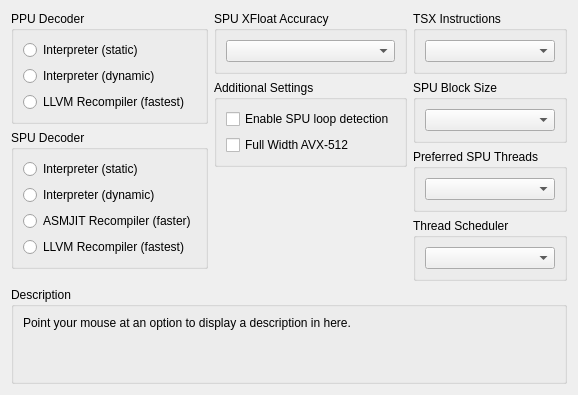
      <widget class="QWidget" name="coreTab">
       <attribute name="title">
        <string>CPU</string>
       </attribute>
       <layout class="QVBoxLayout" name="coreTabLayout" stretch="0,1,0">
        <item>
         <layout class="QHBoxLayout" name="coreTabItemLayout">
          <item>
           <layout class="QVBoxLayout" name="coreTabLeftLayout">
            <item>
             <widget class="QGroupBox" name="gb_ppu">
              <property name="title">
               <string>PPU Decoder</string>
              </property>
              <layout class="QVBoxLayout" name="ppu_layout">
               <item>
                <widget class="QRadioButton" name="ppu__static">
                 <property name="text">
                  <string notr="true">Interpreter (static)</string>
                 </property>
                </widget>
               </item>
               <item>
                <widget class="QRadioButton" name="ppu_dynamic">
                 <property name="text">
                  <string notr="true">Interpreter (dynamic)</string>
                 </property>
                </widget>
               </item>
               <item>
                <widget class="QRadioButton" name="ppu_llvm">
                 <property name="text">
                  <string notr="true">LLVM Recompiler (fastest)</string>
                 </property>
                </widget>
               </item>
              </layout>
             </widget>
            </item>
            <item>
             <widget class="QGroupBox" name="gb_spu">
              <property name="title">
               <string>SPU Decoder</string>
              </property>
              <layout class="QVBoxLayout" name="spu_layout">
               <item>
                <widget class="QRadioButton" name="spu__static">
                 <property name="text">
                  <string notr="true">Interpreter (static)</string>
                 </property>
                </widget>
               </item>
               <item>
                <widget class="QRadioButton" name="spu_dynamic">
                 <property name="text">
                  <string notr="true">Interpreter (dynamic)</string>
                 </property>
                </widget>
               </item>
               <item>
                <widget class="QRadioButton" name="spu_asmjit">
                 <property name="text">
                  <string notr="true">ASMJIT Recompiler (faster)</string>
                 </property>
                </widget>
               </item>
               <item>
                <widget class="QRadioButton" name="spu_llvm">
                 <property name="text">
                  <string notr="true">LLVM Recompiler (fastest)</string>
                 </property>
                </widget>
               </item>
              </layout>
             </widget>
            </item>
            <item>
             <spacer name="coreTabLeftLayoutSpacer">
              <property name="orientation">
               <enum>Qt::Vertical</enum>
              </property>
              <property name="sizeType">
               <enum>QSizePolicy::MinimumExpanding</enum>
              </property>
              <property name="sizeHint" stdset="0">
               <size>
                <width>0</width>
                <height>0</height>
               </size>
              </property>
             </spacer>
            </item>
           </layout>
          </item>
          <item>
           <layout class="QVBoxLayout" name="coreTabMiddleLayout">
            <item>
             <widget class="QGroupBox" name="gb_xfloat_accuracy">
              <property name="sizePolicy">
               <sizepolicy hsizetype="Preferred" vsizetype="Minimum">
                <horstretch>0</horstretch>
                <verstretch>0</verstretch>
               </sizepolicy>
              </property>
              <property name="title">
               <string>SPU XFloat Accuracy</string>
              </property>
              <layout class="QVBoxLayout" name="gb_xfloat_accuracy_layout">
               <item>
                <widget class="QComboBox" name="xfloatAccuracy"/>
               </item>
              </layout>
             </widget>
            </item>
            <item>
             <widget class="QGroupBox" name="checkboxes">
              <property name="title">
               <string>Additional Settings</string>
              </property>
              <layout class="QVBoxLayout" name="checkboxes_layout">
               <item>
                <widget class="QCheckBox" name="spuLoopDetection">
                 <property name="text">
                  <string>Enable SPU loop detection</string>
                 </property>
                </widget>
               </item>
               <item>
                <widget class="QCheckBox" name="fullWidthAVX512">
                 <property name="text">
                  <string>Full Width AVX-512</string>
                 </property>
                </widget>
               </item>
              </layout>
             </widget>
            </item>
            <item>
             <spacer name="coreTabMiddleLayoutSpacer">
              <property name="orientation">
               <enum>Qt::Vertical</enum>
              </property>
              <property name="sizeType">
               <enum>QSizePolicy::MinimumExpanding</enum>
              </property>
              <property name="sizeHint" stdset="0">
               <size>
                <width>0</width>
                <height>0</height>
               </size>
              </property>
             </spacer>
            </item>
           </layout>
          </item>
          <item>
           <layout class="QVBoxLayout" name="coreTabRightLayout" stretch="0,0,0,0,0">
            <item>
             <widget class="QGroupBox" name="gb_tsx">
              <property name="sizePolicy">
               <sizepolicy hsizetype="Preferred" vsizetype="Minimum">
                <horstretch>0</horstretch>
                <verstretch>0</verstretch>
               </sizepolicy>
              </property>
              <property name="title">
               <string>TSX Instructions</string>
              </property>
              <layout class="QVBoxLayout" name="gb_tsx_layout">
               <item>
                <widget class="QComboBox" name="enableTSX"/>
               </item>
              </layout>
             </widget>
            </item>
            <item>
             <widget class="QGroupBox" name="gb_spuBlockSize">
              <property name="sizePolicy">
               <sizepolicy hsizetype="Preferred" vsizetype="Minimum">
                <horstretch>0</horstretch>
                <verstretch>0</verstretch>
               </sizepolicy>
              </property>
              <property name="title">
               <string>SPU Block Size</string>
              </property>
              <layout class="QVBoxLayout" name="gb_spuBlockSize_layout">
               <item>
                <widget class="QComboBox" name="spuBlockSize"/>
               </item>
              </layout>
             </widget>
            </item>
            <item>
             <widget class="QGroupBox" name="gb_spu_threads">
              <property name="sizePolicy">
               <sizepolicy hsizetype="Preferred" vsizetype="Minimum">
                <horstretch>0</horstretch>
                <verstretch>0</verstretch>
               </sizepolicy>
              </property>
              <property name="title">
               <string>Preferred SPU Threads</string>
              </property>
              <layout class="QVBoxLayout" name="gb_spu_threads_layout">
               <item>
                <widget class="QComboBox" name="preferredSPUThreads"/>
               </item>
              </layout>
             </widget>
            </item>
            <item>
             <widget class="QGroupBox" name="gb_threadsched">
              <property name="sizePolicy">
               <sizepolicy hsizetype="Preferred" vsizetype="Minimum">
                <horstretch>0</horstretch>
                <verstretch>0</verstretch>
               </sizepolicy>
              </property>
              <property name="title">
               <string>Thread Scheduler</string>
              </property>
              <layout class="QVBoxLayout" name="gb_threadsched_layout">
               <item>
                <widget class="QComboBox" name="threadsched"/>
               </item>
              </layout>
             </widget>
            </item>
            <item>
             <spacer name="coreTabRightLayoutSpacer">
              <property name="orientation">
               <enum>Qt::Vertical</enum>
              </property>
              <property name="sizeType">
               <enum>QSizePolicy::MinimumExpanding</enum>
              </property>
              <property name="sizeHint" stdset="0">
               <size>
                <width>0</width>
                <height>0</height>
               </size>
              </property>
             </spacer>
            </item>
           </layout>
          </item>
         </layout>
        </item>
        <item>
         <spacer name="coreTabSpacer">
          <property name="orientation">
           <enum>Qt::Vertical</enum>
          </property>
          <property name="sizeType">
           <enum>QSizePolicy::MinimumExpanding</enum>
          </property>
          <property name="sizeHint" stdset="0">
           <size>
            <width>0</width>
            <height>0</height>
           </size>
          </property>
         </spacer>
        </item>
        <item>
         <widget class="QGroupBox" name="gb_description_cpu">
          <property name="title">
           <string>Description</string>
          </property>
          <layout class="QVBoxLayout" name="gb_description_cpu_layout">
           <item>
            <widget class="QLabel" name="description_cpu">
             <property name="text">
              <string>Point your mouse at an option to display a description in here.


</string>
             </property>
             <property name="textFormat">
              <enum>Qt::PlainText</enum>
             </property>
             <property name="alignment">
              <set>Qt::AlignLeading|Qt::AlignLeft|Qt::AlignTop</set>
             </property>
             <property name="wordWrap">
              <bool>true</bool>
             </property>
            </widget>
           </item>
          </layout>
         </widget>
        </item>
       </layout>
      </widget>
